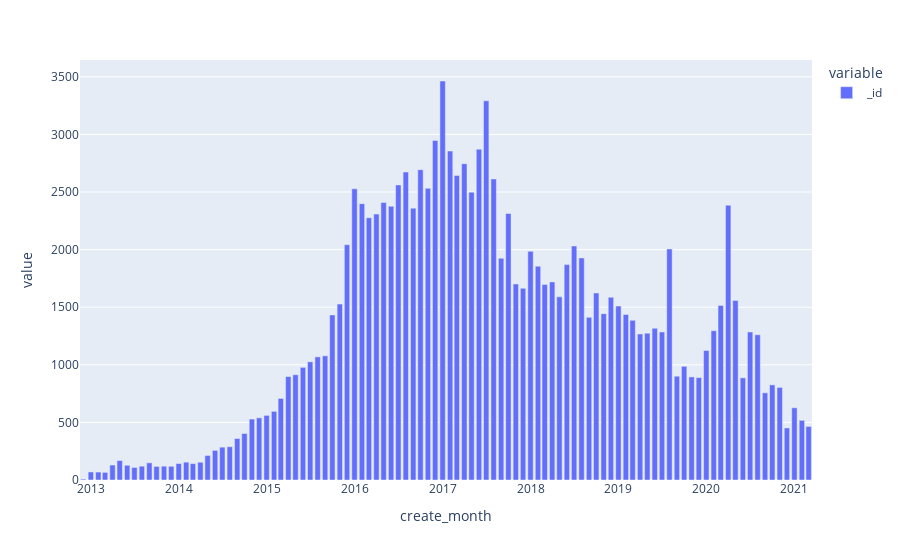

Notebook source saved alongside this figure:
### Code cell
bd.groupby('create_month').agg({'_id': 'count'}).plot.bar()

### Figure 1 — Plotly figure (JSON) as saved in the notebook; plotly's stock layout.template omitted (floating-point values rounded to 4 significant figures)
{"data": [{"alignmentgroup": "True", "hovertemplate": "variable=_id<br>create_month=%{x}<br>value=%{y}<extra></extra>", "legendgroup": "_id", "marker": {"color": "#636efa"}, "name": "_id", "offsetgroup": "_id", "orientation": "v", "showlegend": true, "textposition": "auto", "type": "bar", "x": ["2012-12", "2013-01", "2013-02", "2013-03", "2013-04", "2013-05", "2013-06", "2013-07", "2013-08", "2013-09", "2013-10", "2013-11", "2013-12", "2014-01", "2014-02", "2014-03", "2014-04", "2014-05", "2014-06", "2014-07", "2014-08", "2014-09", "2014-10", "2014-11", "2014-12", "2015-01", "2015-02", "2015-03", "2015-04", "2015-05", "2015-06", "2015-07", "2015-08", "2015-09", "2015-10", "2015-11", "2015-12", "2016-01", "2016-02", "2016-03", "2016-04", "2016-05", "2016-06", "2016-07", "2016-08", "2016-09", "2016-10", "2016-11", "2016-12", "2017-01", "2017-02", "2017-03", "2017-04", "2017-05", "2017-06", "2017-07", "2017-08", "2017-09", "2017-10", "2017-11", "2017-12", "2018-01", "2018-02", "2018-03", "2018-04", "2018-05", "2018-06", "2018-07", "2018-08", "2018-09", "2018-10", "2018-11", "2018-12", "2019-01", "2019-02", "2019-03", "2019-04", "2019-05", "2019-06", "2019-07", "2019-08", "2019-09", "2019-10", "2019-11", "2019-12", "2020-01", "2020-02", "2020-03", "2020-04", "2020-05", "2020-06", "2020-07", "2020-08", "2020-09", "2020-10", "2020-11", "2020-12", "2021-01", "2021-02", "2021-03"], "xaxis": "x", "y": [8, 70, 69, 66, 130, 169, 128, 109, 120, 149, 118, 120, 119, 143, 155, 142, 154, 213, 257, 285, 289, 360, 404, 529, 540, 561, 596, 708, 898, 914, 978, 1026, 1069, 1078, 1433, 1527, 2043, 2528, 2399, 2277, 2309, 2409, 2377, 2562, 2674, 2360, 2694, 2532, 2947, 3464, 2856, 2643, 2746, 2499, 2872, 3292, 2614, 1925, 2314, 1702, 1664, 1985, 1856, 1697, 1720, 1590, 1870, 2032, 1928, 1412, 1624, 1444, 1586, 1510, 1437, 1386, 1268, 1275, 1317, 1285, 2006, 901, 987, 895, 889, 1125, 1296, 1516, 2386, 1559, 887, 1285, 1261, 757, 826, 804, 452, 627, 518, 465], "yaxis": "y"}], "layout": {"barmode": "relative", "legend": {"title": {"text": "variable"}, "tracegroupgap": 0}, "margin": {"t": 60}, "xaxis": {"anchor": "y", "domain": [0, 1], "title": {"text": "create_month"}}, "yaxis": {"anchor": "x", "domain": [0, 1], "title": {"text": "value"}}}}
